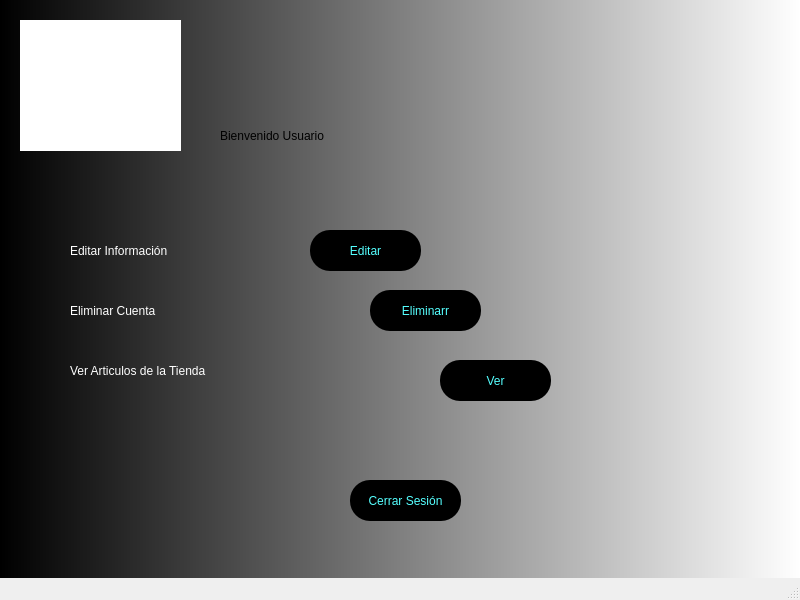
<?xml version="1.0" encoding="UTF-8"?>
<ui version="4.0">
 <class>MainWindow</class>
 <widget class="QMainWindow" name="MainWindow">
  <property name="geometry">
   <rect>
    <x>0</x>
    <y>0</y>
    <width>800</width>
    <height>600</height>
   </rect>
  </property>
  <property name="windowTitle">
   <string>MainWindow</string>
  </property>
  <property name="styleSheet">
   <string notr="true">QWidget#centralwidget{
background-color: qlineargradient(spread:pad, x1:0, y1:0, x2:1, y2:0, stop:0 rgba(0, 0, 0, 255), stop:1 rgba(255, 255, 255, 255));}</string>
  </property>
  <widget class="QWidget" name="centralwidget">
   <widget class="QLabel" name="label_4">
    <property name="geometry">
     <rect>
      <x>20</x>
      <y>20</y>
      <width>161</width>
      <height>131</height>
     </rect>
    </property>
    <property name="styleSheet">
     <string notr="true">background-color: rgb(255, 255, 255);</string>
    </property>
    <property name="text">
     <string/>
    </property>
    <property name="pixmap">
     <pixmap>../Imagenes/1.png</pixmap>
    </property>
    <property name="scaledContents">
     <bool>true</bool>
    </property>
   </widget>
   <widget class="QLabel" name="label_2">
    <property name="geometry">
     <rect>
      <x>70</x>
      <y>240</y>
      <width>211</width>
      <height>21</height>
     </rect>
    </property>
    <property name="styleSheet">
     <string notr="true">font: 87 12pt &quot;Arial Black&quot;;
color: rgb(255, 255, 255);</string>
    </property>
    <property name="text">
     <string>Editar Información</string>
    </property>
   </widget>
   <widget class="QLabel" name="label_3">
    <property name="geometry">
     <rect>
      <x>70</x>
      <y>300</y>
      <width>211</width>
      <height>21</height>
     </rect>
    </property>
    <property name="styleSheet">
     <string notr="true">font: 87 12pt &quot;Arial Black&quot;;
color: rgb(255, 255, 255);</string>
    </property>
    <property name="text">
     <string>Eliminar Cuenta </string>
    </property>
   </widget>
   <widget class="QLabel" name="label_5">
    <property name="geometry">
     <rect>
      <x>70</x>
      <y>360</y>
      <width>241</width>
      <height>21</height>
     </rect>
    </property>
    <property name="styleSheet">
     <string notr="true">font: 87 12pt &quot;Arial Black&quot;;
color: rgb(255, 255, 255);</string>
    </property>
    <property name="text">
     <string>Ver Articulos de la Tienda </string>
    </property>
   </widget>
   <widget class="QPushButton" name="pushButton">
    <property name="geometry">
     <rect>
      <x>310</x>
      <y>230</y>
      <width>111</width>
      <height>41</height>
     </rect>
    </property>
    <property name="styleSheet">
     <string notr="true">background-color: rgb(0, 0, 0);
color: rgb(85, 255, 255);
border-radius:20px;</string>
    </property>
    <property name="text">
     <string>Editar</string>
    </property>
   </widget>
   <widget class="QPushButton" name="pushButton_2">
    <property name="geometry">
     <rect>
      <x>370</x>
      <y>290</y>
      <width>111</width>
      <height>41</height>
     </rect>
    </property>
    <property name="styleSheet">
     <string notr="true">background-color: rgb(0, 0, 0);
color: rgb(85, 255, 255);
border-radius:20px;</string>
    </property>
    <property name="text">
     <string>Eliminarr</string>
    </property>
   </widget>
   <widget class="QPushButton" name="pushButton_3">
    <property name="geometry">
     <rect>
      <x>440</x>
      <y>360</y>
      <width>111</width>
      <height>41</height>
     </rect>
    </property>
    <property name="styleSheet">
     <string notr="true">background-color: rgb(0, 0, 0);
color: rgb(85, 255, 255);
border-radius:20px;</string>
    </property>
    <property name="text">
     <string>Ver</string>
    </property>
   </widget>
   <widget class="QPushButton" name="pushButton_4">
    <property name="geometry">
     <rect>
      <x>350</x>
      <y>480</y>
      <width>111</width>
      <height>41</height>
     </rect>
    </property>
    <property name="styleSheet">
     <string notr="true">background-color: rgb(0, 0, 0);
color: rgb(85, 255, 255);
border-radius:20px;</string>
    </property>
    <property name="text">
     <string>Cerrar Sesión</string>
    </property>
   </widget>
   <widget class="QLabel" name="label">
    <property name="geometry">
     <rect>
      <x>220</x>
      <y>90</y>
      <width>531</width>
      <height>91</height>
     </rect>
    </property>
    <property name="styleSheet">
     <string notr="true">font: 87 36pt &quot;Arial Black&quot;;</string>
    </property>
    <property name="text">
     <string>Bienvenido Usuario</string>
    </property>
   </widget>
  </widget>
  <widget class="QMenuBar" name="menubar">
   <property name="geometry">
    <rect>
     <x>0</x>
     <y>0</y>
     <width>800</width>
     <height>21</height>
    </rect>
   </property>
  </widget>
  <widget class="QStatusBar" name="statusbar"/>
 </widget>
 <resources/>
 <connections/>
</ui>
